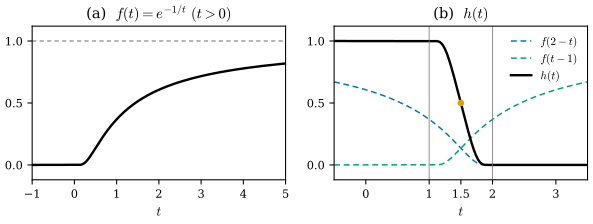

Recreate this plot in Python.
"""그림 12.3.1: 매끄러운 계단 함수의 재료 (12.3절, 보조정리 12.3.1).

(a) 예 2.2.20의 함수 f(t) = e^{-1/t} (t > 0), f(t) = 0 (t ≤ 0), −1 ≤ t ≤ 5. 점선은 점근선 y = 1.
(b) h(t) = f(2 − t)/(f(2 − t) + f(t − 1)), −0.5 ≤ t ≤ 3.5 (검정). 분자 f(2 − t)(파랑 점선)와 f(t − 1)(청록 점선)도 그린다.
h는 t ≤ 1에서 1, t ≥ 2에서 0이고 그 사이에서 매끄럽게 줄어든다. h(3/2) = 1/2.

실행: 프로젝트 루트에서 ``PYTHONPATH=tools python3 chapters/12-smooth-maps/figures/fig-12-3-1-smooth-step.py``
"""

import dgfig

dgfig.setup()

import matplotlib.pyplot as plt
import numpy as np

C = dgfig.COLORS
LW = dgfig.LW


def f(t):
    t = np.asarray(t, float)
    out = np.zeros_like(t)
    pos = t > 0
    out[pos] = np.exp(-1.0 / t[pos])
    return out


def h(t):
    a, b = f(2 - np.asarray(t, float)), f(np.asarray(t, float) - 1)
    return a / (a + b)


# 자기검사 (§12.1): 분모 > 0, h = 1 (t ≤ 1), h = 0 (t ≥ 2), 0 < h < 1 (1 < t < 2), h(3 − t) = 1 − h(t)
tt = np.linspace(-3, 6, 9001)
assert np.all(f(2 - tt) + f(tt - 1) > 0)
H = h(tt)
assert np.all(H[tt <= 1] == 1) and np.all(H[tt >= 2] == 0)
mid = (tt > 1.05) & (tt < 1.95)   # 경계 근처는 e^{-1/ε}가 부동소수에서 0으로 내려간다
assert np.all((H[mid] > 0) & (H[mid] < 1))
assert np.allclose(h(3 - tt), 1 - H)
assert abs(h(np.array([1.5]))[0] - 0.5) < 1e-15

fig, axes = plt.subplots(1, 2, figsize=(6.4, 2.6))
ax = axes[0]
t = np.linspace(-1, 5, 1201)
ax.axhline(1, color=C["aux"], lw=LW["aux"], ls=(0, (4, 3)))
ax.plot(t, f(t), color=C["main"], lw=LW["main"])
ax.set_xlim(-1, 5)
ax.set_ylim(-0.12, 1.12)
ax.set_xticks([-1, 0, 1, 2, 3, 4, 5])
ax.set_yticks([0, 0.5, 1])
ax.set_title(r"(a)  $f(t)=e^{-1/t}\ (t>0)$", fontsize=11)
ax.set_xlabel(r"$t$", fontsize=10)

ax = axes[1]
t = np.linspace(-0.5, 3.5, 1201)
ax.plot(t, f(2 - t), color=C["tangent"], lw=1.1, ls=(0, (4, 2.5)), label=r"$f(2-t)$")
ax.plot(t, f(t - 1), color=C["third"], lw=1.1, ls=(0, (4, 2.5)), label=r"$f(t-1)$")
ax.plot(t, h(t), color=C["main"], lw=LW["main"], label=r"$h(t)$")
ax.axvline(1, color=C["aux"], lw=0.6)
ax.axvline(2, color=C["aux"], lw=0.6)
ax.plot([1.5], [0.5], "o", color=C["accent"], ms=4, zorder=5)
ax.set_xlim(-0.5, 3.5)
ax.set_ylim(-0.12, 1.12)
ax.set_xticks([0, 1, 1.5, 2, 3])
ax.set_xticklabels(["0", "1", "1.5", "2", "3"])
ax.set_yticks([0, 0.5, 1])
ax.set_title(r"(b)  $h(t)$", fontsize=11)
ax.set_xlabel(r"$t$", fontsize=10)
ax.legend(loc="upper right", fontsize=8.5, frameon=False, handlelength=1.8)
for a in axes:
    a.tick_params(labelsize=8.5)
fig.tight_layout(w_pad=1.2)
dgfig.save(fig, __file__)
